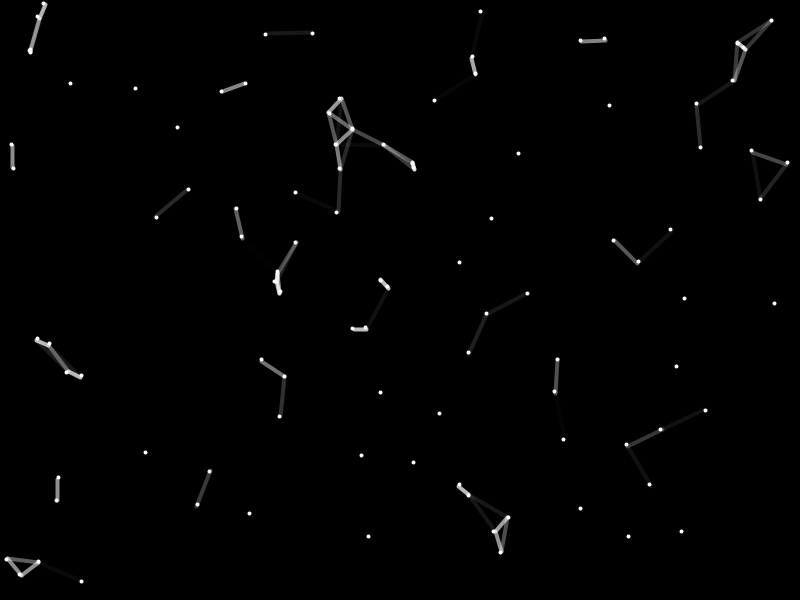
Frame 1 (no input)
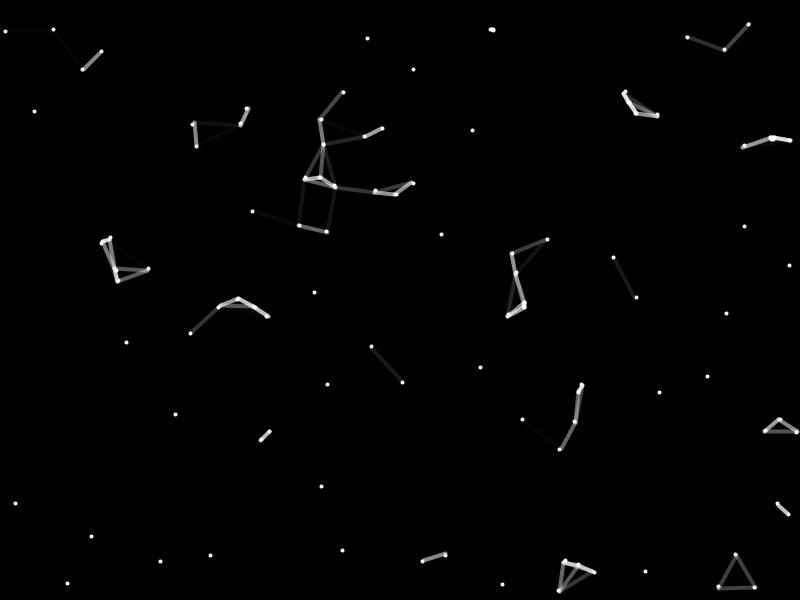
Frame 60 (the mouse pressed at the canvas centre just before this capture)
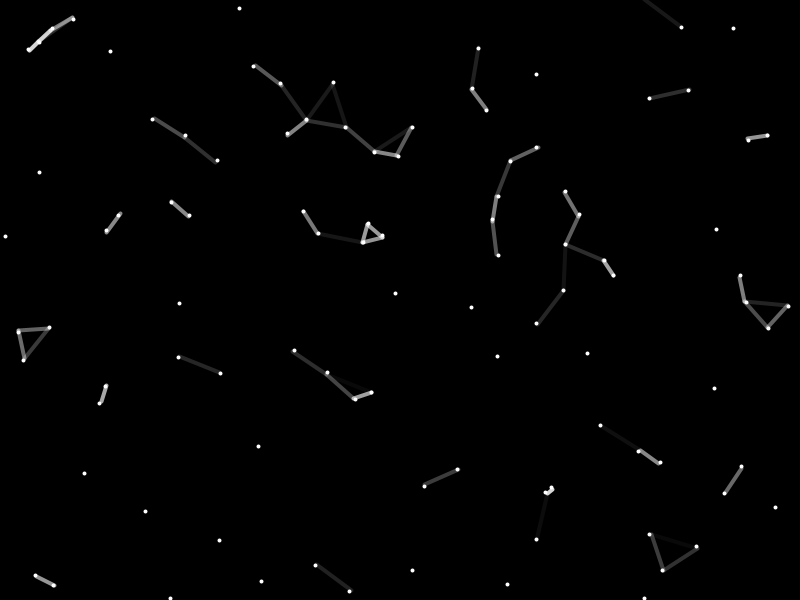
Frame 120 (the mouse held since frame 60 and released just before this capture)

The Processing sketch that drew these frames (run headless with seeded random() and noise(); from frame 60 on, the mouse is pressed at the canvas centre):

// Processing sketch: Starfield
// ── Starfield.pde
final int noOfPoints = 100;
final int threshold = 50;
ArrayList<Dot> points = new ArrayList<Dot>();

void setup() {
  size(800,600);
  //fullScreen();
  for (int i = 0; i < noOfPoints; i++) {
    points.add(new Dot((int)random(width), (int)random(height)));
  }
  strokeWeight(4);
  frameRate(60);
}

void draw() {
  if (frameCount % 60 == 0) println(frameRate);
  background(0, 0, 0);
  for (int i = 0; i < noOfPoints; i++) {
    for (int j = 0; j < i; j++) {
      float distance = dist(points.get(i).x(), points.get(i).y(), points.get(j).x(), points.get(j).y());
      if (distance < threshold) {
        int c = round(255/threshold*(threshold-distance));
        color lineColour = color(255, 255, 255, c);
        stroke(lineColour);
        line(points.get(i).x(), points.get(i).y(), points.get(j).x(), points.get(j).y());
      }
    }
  }
  stroke(255);
  for (Dot d : points) {
    d.update();
    point(d.x(), d.y());
  }
}

// ── Dot.pde
class Dot {
  PVector pos;
  PVector vel;
  PVector acc;
  final float velocity = 2;
  final float acceleration = 0;

  Dot(int x, int y) {
    pos = new PVector(x, y);
    vel = new PVector((random(1)*2-1)*velocity, (random(1)*2-1)*velocity);
    acc = new PVector((random(1)*2-1)*acceleration, (random(1)*2-1)*acceleration);
  }

  void update() {
    if (pos.x < 0) {
      pos.x = width;
    }
    if (pos.y < 0) {
      pos.y = height;
    }
    if (pos.x > width){
      pos.x = 0;
    }
    if (pos.y > height){
      pos.y = 0;
    }
    vel.add(acc);
    pos.add(vel);
  }

  float x() {
    return pos.x;
  }

  float y() {
    return pos.y;
  }
}
